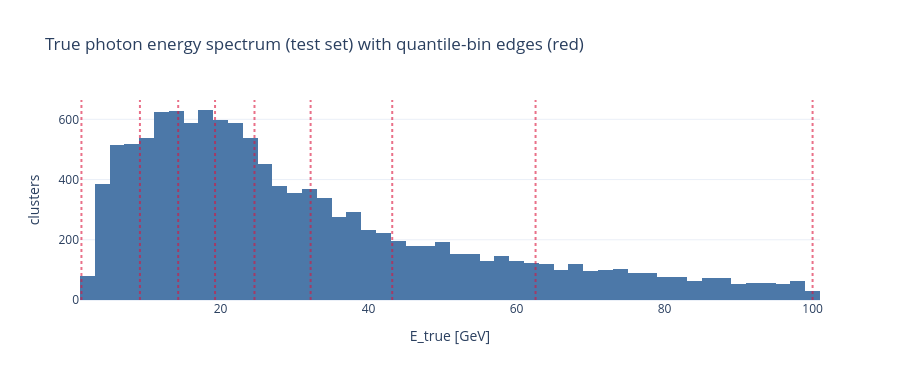

The notebook cell this image was saved under:
### Markdown cell above
## Why adaptive binning 
Plot the true-energy spectrum: it is far from uniform, so fixed-width bins put very few events in the high-energy bins and the per-bin resolution there gets noisy. Quantile bins fix that.

### Code cell
import plotly.graph_objects as go
n_bins = 8
edges = np.quantile(Et[kte], np.linspace(0, 1, n_bins + 1))
fig = go.Figure(go.Histogram(x=Et[kte], nbinsx=60, marker_color="#4c78a8"))
for e in edges:
    fig.add_vline(x=e, line_dash="dot", line_color="crimson", opacity=0.6)
fig.update_layout(template="plotly_white", height=380,
                  title="True photon energy spectrum (test set) with quantile-bin edges (red)",
                  xaxis_title="E_true [GeV]", yaxis_title="clusters")
fig.show()
{"quantile_edges_GeV": [round(float(e), 1) for e in edges]}

### Figure 1 — Plotly figure (JSON) as saved in the notebook; plotly's stock layout.template omitted (floating-point values rounded to 4 significant figures; data arrays with more than 128 entries replaced by an {"elided": "..."} marker saying what was removed)
{"data": [{"marker": {"color": "#4c78a8"}, "nbinsx": 60, "type": "histogram", "x": {"elided": "12227 float values"}}], "layout": {"height": 380, "shapes": [{"line": {"color": "crimson", "dash": "dot"}, "opacity": 0.6, "type": "line", "x0": 1.195, "x1": 1.195, "xref": "x", "y0": 0, "y1": 1, "yref": "y domain"}, {"line": {"color": "crimson", "dash": "dot"}, "opacity": 0.6, "type": "line", "x0": 9.098, "x1": 9.098, "xref": "x", "y0": 0, "y1": 1, "yref": "y domain"}, {"line": {"color": "crimson", "dash": "dot"}, "opacity": 0.6, "type": "line", "x0": 14.27, "x1": 14.27, "xref": "x", "y0": 0, "y1": 1, "yref": "y domain"}, {"line": {"color": "crimson", "dash": "dot"}, "opacity": 0.6, "type": "line", "x0": 19.25, "x1": 19.25, "xref": "x", "y0": 0, "y1": 1, "yref": "y domain"}, {"line": {"color": "crimson", "dash": "dot"}, "opacity": 0.6, "type": "line", "x0": 24.58, "x1": 24.58, "xref": "x", "y0": 0, "y1": 1, "yref": "y domain"}, {"line": {"color": "crimson", "dash": "dot"}, "opacity": 0.6, "type": "line", "x0": 32.16, "x1": 32.16, "xref": "x", "y0": 0, "y1": 1, "yref": "y domain"}, {"line": {"color": "crimson", "dash": "dot"}, "opacity": 0.6, "type": "line", "x0": 43.19, "x1": 43.19, "xref": "x", "y0": 0, "y1": 1, "yref": "y domain"}, {"line": {"color": "crimson", "dash": "dot"}, "opacity": 0.6, "type": "line", "x0": 62.56, "x1": 62.56, "xref": "x", "y0": 0, "y1": 1, "yref": "y domain"}, {"line": {"color": "crimson", "dash": "dot"}, "opacity": 0.6, "type": "line", "x0": 100.0, "x1": 100.0, "xref": "x", "y0": 0, "y1": 1, "yref": "y domain"}], "title": {"text": "True photon energy spectrum (test set) with quantile-bin edges (red)"}, "xaxis": {"title": {"text": "E_true [GeV]"}}, "yaxis": {"title": {"text": "clusters"}}}}
